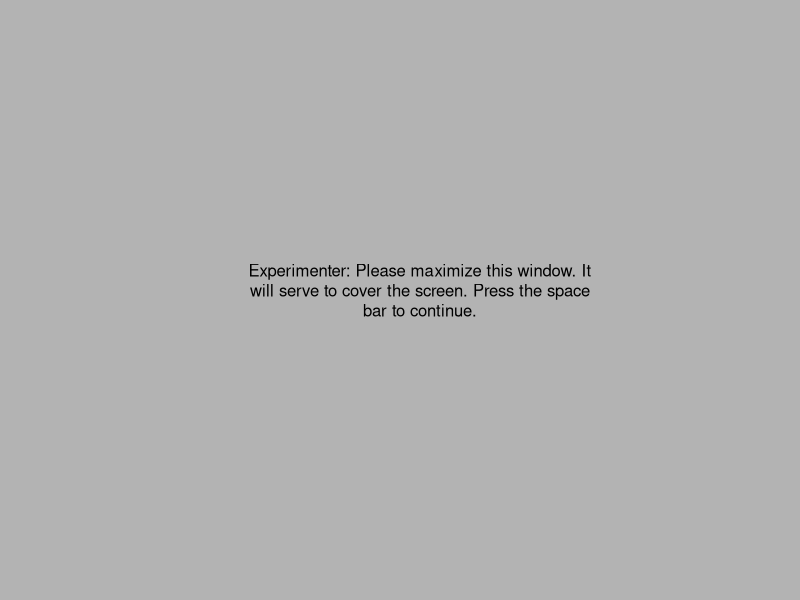

The R source for this figure: (Note: this script raises an error after producing the figure.)
# CanonicalHighlighting.R
# John K. Kruschke, August 2008.

# Clear all memory first
rm(list=ls(all=TRUE))
graphics.off()

#==============================================================================
# Define functions for use in experiment command sequence at end of file.


# Specify cue words. From Kruschke 2001 JEPLMC.
cueWordMat = matrix( c( "snake", "robin", "whale", "puppy", "skunk", "trout",
                      "child", "mouse", "ocean", "tulip", "piano", "arrow" ),
                      nrow=2 , byrow=T )
nCueSets = dim(cueWordMat)[1]
nWordsPerSet = dim(cueWordMat)[2]
# Randomly permute whole rows:
cueWordMat = cueWordMat[ sample(1:nCueSets) , ]
# Randomly permute columns within rows:
for ( rowIdx in 1:nCueSets ) {
    cueWordMat[ rowIdx , ] = cueWordMat[ rowIdx , sample(1:nWordsPerSet) ]
}
permCueWords = cueWordMat[ 1 , ]
names( permCueWords ) = c( "PE1", "I1", "PL1", "PE2", "I2", "PL2" )


# Specify the response keys:
respKeys = c("F","G","H","J")
# Permute response keys
permRespKeys = respKeys[ sample(1:length(respKeys)) ]
names( permRespKeys ) = c( "E1", "L1", "E2", "L2" )
halfBoxWidth = .4 # for plotting response key boxes


# Function for pausing for a certain duration.
pause = function( pauseDuration ) {
    pauseStart = proc.time()[3]
    waitSoFar = proc.time()[3] - pauseStart 
    while( waitSoFar < pauseDuration ) {
        waitSoFar = proc.time()[3] - pauseStart
    }
}


# Function for displaying cues.
displayCues = function( thisTrialVec , cueWords=permCueWords , instructWd=50 ,
                        rndmsd=(trialIdx*subjN) ) { # Original had rndmsd=(trialIdx*17)
    glim = 1 # Axis limit for graphical plots: xlim=c(-glim,glim)
    par( bg="grey70" ) # Set plot background to grey for all plots.
    par( pty="s" ) # square plotting region for cues.
    # make blank plot
    plot( x=0 , y=0 , xlim=c(-glim,glim) , ylim=c(-glim,glim) , type="n" ,
          bty="n" , xaxt="n" , yaxt="n" , xlab="" , ylab="" , ask=F )
          
    # Determine cue words to present
    thisCueString = NULL
    for ( wIdx in 1:length(cueWords) ) {
        if ( thisTrialVec[wIdx] == 1 ) {
           thisCueString = c( thisCueString , cueWords[wIdx] )
        }
    }
    # Permute the presentation order
    set.seed( rndmsd )
    thisCueString = thisCueString[ sample( 1:length(thisCueString) ) ]
    # Convert messageText to wrapped lines, and display them:
    displayText = paste( strwrap( thisCueString , width=instructWd ) ,
                         collapse="\n\n" )
    text( 0 , 0 , displayText , cex=3 )
}


# Function for displaying response buttons.
displayRespButtons = function( keys=respKeys , hbw=halfBoxWidth ) {
    nResp = length(keys)
    # Make blank plot.
    # par( new=T ) # Do not clear previous plot.
    par( pty="m" ) # maximal plotting region for response buttons.
    par( cex.main = 2.0 , cex.sub = 2.0 )
    plot( nResp*(0:1) , 0:1 , type="n" , bty="n" , xaxt="n" , yaxt="n" ,
		  xlab="" , ylab="" , main="" )
    title( main="Press your choice on the keyboard:" )
    # Draw response boxes
    for ( rIdx in 1:nResp ) {
        rect( rIdx-.5-.8*hbw , .5-hbw , rIdx-.5+.8*hbw , .5+hbw , col="white" )
        text( rIdx-.5 , .5 , keys[rIdx] , adj=c(.5,.5) , cex=2.0 )
    }
}


# Function for displaying correct response.
displayCorrResp = function( cr , choice , keys=respKeys , hbw=halfBoxWidth ) {
    if ( cr != "*" ) { # if training trial
       Acc = ( cr == choice )
    } else { # if testing trial
       Acc = -1
    }
    nResp = length(keys)
    # Make blank plot.
    # par( new=T ) # Do not clear previous plot.
    par( pty="m" ) # maximal plotting region for response buttons.
    par( cex.main = 2.0 , cex.sub = 2.0 )
    plot( nResp*(0:1) , 0:1 , type="n" , bty="n" , xaxt="n" , yaxt="n" ,
		  xlab="" , ylab="" , main="" )
    if ( Acc == T ) {
       mainText = paste("CORRECT! Correct response is:")
    }
    if ( Acc == F ) {
       alarm()
       mainText = paste("WRONG! Correct response is:")
    }
    if ( Acc == -1 ) {
       mainText = paste("Your response has been recorded.")
    }
    title( main=mainText , sub="PRESS SPACE BAR TO CONTINUE" )
    # Draw response boxes
    for ( rIdx in 1:nResp ) {
      if ( cr == keys[rIdx] ) {
        rect( rIdx-.5-.8*hbw , .5-hbw , rIdx-.5+.8*hbw , .5+hbw , col="white" ,
              lwd=5 )
        text( rIdx-.5 , .5 , keys[rIdx] , adj=c(.5,.5) , cex=2.0 )
      } else { # if rIdx != cr
        rect( rIdx-.5-.8*hbw , .5-hbw , rIdx-.5+.8*hbw , .5+hbw , col="grey" )
        text( rIdx-.5 , .5 , keys[rIdx] , adj=c(.5,.5) , cex=2.0 , col="grey" )
      }
    }
}


# Function for what to do when choice keypress is made.
choiceKeybd = function( key , allowKeys = respKeys ) {
    key = toupper( key ) # convert to upper case
    if ( !any( key == allowKeys ) ) { return( NULL ) }
    endRT <<- proc.time()[3] # change value of endRT in global environment
    choice <<- key # change value of choice in global environment
    return( choice )
}

# Function for what to do when study keypress is made.
studyKeybd = function( key , allowKeys = " " ) {
    key = toupper( key ) # convert to upper case; does nothing to space " ".
    if ( !any( key == allowKeys ) ) { return( NULL ) }
    endST <<- proc.time()[3] # change value of endST in global environment
    return( endST )
}

interTrialInterval = function( dur = 1.0 ) {    
    plot( 0:1 , 0:1 , type="n" , bty="n" , xaxt="n" , yaxt="n" ,
		  xlab="" , ylab="" , main="" )
    plot( 0:1 , 0:1 , type="n" , bty="n" , xaxt="n" , yaxt="n" ,
		  xlab="" , ylab="" , main="" )
    pause( dur )
}

displayInstruct = function( messageText , instructWd = 45 ) {
    # Make blank plot:
    par( bg="grey70" ) # Set plot background to grey
    par( pty="m" ) # maximal plotting region for text.
    plot( x=0 , y=0 , xlim=c(-1,1) , ylim=c(-1,1) , type="n" ,
          bty="n" , xaxt="n" , yaxt="n" , xlab="" , ylab="" , ask=F )
    # Convert messageText to wrapped lines, and display them:
    displayText = paste( strwrap( messageText , width=instructWd ) ,
                         collapse="\n" )
    text( 0 , 0 , displayText , cex=2 )
    # Display response prompt:
    par( cex.main = 2.0 , cex.sub = 2.0 )
    plot( 0:1 , 0:1 , type="n" , bty="n" , xaxt="n" , yaxt="n" ,
		  xlab="" , ylab="" , main="" )
    title( sub="PRESS SPACE BAR TO CONTINUE" )
    # Wait for space bar press:
    getGraphicsEvent( prompt="" , onKeybd = studyKeybd )
}

displayBlankWindow = function() {
    # Make blank plot:
    par( bg="grey70" ) # Set plot background to grey
    par( pty="m" ) # maximal plotting region for text.
    plot( x=0 , y=0 , xlim=c(-1,1) , ylim=c(-1,1) , type="n" ,
          bty="n" , xaxt="n" , yaxt="n" , xlab="" , ylab="" , ask=F )
    # Convert messageText to wrapped lines, and display them:
    messageText = "Experimenter: Please maximize this window. It will serve
                  to cover the screen. Press the space bar to continue."
    displayText = paste( strwrap( messageText , width=50 ) ,
                         collapse="\n" )
    text( 0 , 0 , displayText , cex=1 )
    # Wait for space bar press:
    getGraphicsEvent( prompt="" , onKeybd = studyKeybd )
}

#==============================================================================
# Specify design and trial sequence.



# Get subject number, which determines design condition:
pathname = "CanonicalHighlightingData"
try( dir.create(pathname) , silent=TRUE )

overwrite = "N"
while ( overwrite != "Y" ) {
    subjN = as.integer( readline("\n\nSpecify the Subject Number: ") )
    filenameroot = paste( "CanonicalHighlighting_" , subjN , "_" , sep="" )
    filelist = dir( path=pathname , pattern=filenameroot )
    if ( length( filelist ) > 0 ) {
        cat("File with this subject number already exists! ")
        overwrite = toupper( readline("Overwrite? (Y/N) ") )
    } else {
        overwrite = "Y"
    }
}

# Specify abstract trial structure.
#   PE1 I1 PL1 PE2 I2 PL2   Resp:E1/L1/E2/L2
blockPh1 = matrix( c(
    rep( c( 1,1,0, 0,0,0,  1 ) , 2 ) , # PE1,I1 -> E1
    rep( c( 0,1,1, 0,0,0,  2 ) , 0 ) , # I1,PL1 -> L1
    rep( c( 0,0,0, 1,1,0,  3 ) , 2 ) , # PE2,I2 -> E2
    rep( c( 0,0,0, 0,1,1,  4 ) , 0 )   # I2,PL2 -> L2
    ) , ncol = 7 , byrow=TRUE )
blockPh2 = matrix( c(
    rep( c( 1,1,0, 0,0,0,  1 ) , 3 ) , # PE1,I1 -> E1
    rep( c( 0,1,1, 0,0,0,  2 ) , 1 ) , # I1,PL1 -> L1
    rep( c( 0,0,0, 1,1,0,  3 ) , 3 ) , # PE2,I2 -> E2
    rep( c( 0,0,0, 0,1,1,  4 ) , 1 )   # I2,PL2 -> L2
    ) , ncol = 7 , byrow=TRUE )
blockPh3 = matrix( c(
    rep( c( 1,1,0, 0,0,0,  1 ) , 1 ) , # PE1,I1 -> E1
    rep( c( 0,1,1, 0,0,0,  2 ) , 3 ) , # I1,PL1 -> L1
    rep( c( 0,0,0, 1,1,0,  3 ) , 1 ) , # PE2,I2 -> E2
    rep( c( 0,0,0, 0,1,1,  4 ) , 3 )   # I2,PL2 -> L2
    ) , ncol = 7 , byrow=TRUE )
blockTst = matrix( c(
    rep( c( 1,1,0, 0,0,0,  1 ) , 2 ) , # PE1,I1 -> E1
    rep( c( 0,1,1, 0,0,0,  2 ) , 2 ) , # I1,PL1 -> L1
    rep( c( 0,0,0, 1,1,0,  3 ) , 2 ) , # PE2,I2 -> E2
    rep( c( 0,0,0, 0,1,1,  4 ) , 2 ) , # I2,PL2 -> L2
    rep( c( 0,1,0, 0,0,0,  0 ) , 1 ) , # I 1
    rep( c( 0,0,0, 0,1,0,  0 ) , 1 ) , # I 2
    rep( c( 1,0,1, 0,0,0,  0 ) , 1 ) , # PE.PL 1/2
    rep( c( 0,0,0, 1,0,1,  0 ) , 1 ) , # PE.PL 2/1
    rep( c( 1,0,0, 0,0,1,  0 ) , 1 ) , # PE.PLo 1/2
    rep( c( 0,0,1, 1,0,0,  0 ) , 1 ) , # PE.PLo 2/1
    rep( c( 1,0,0, 0,0,0,  0 ) , 1 ) , # PE 1
    rep( c( 0,0,0, 1,0,0,  0 ) , 1 ) , # PE 2
    rep( c( 0,0,1, 0,0,0,  0 ) , 1 ) , # PL 1
    rep( c( 0,0,0, 0,0,1,  0 ) , 1 ) , # PL 2
    rep( c( 1,1,1, 0,0,0,  0 ) , 1 ) , # I.PE.PL 1
    rep( c( 0,0,0, 1,1,1,  0 ) , 1 ) , # I.PE.PL 2
    rep( c( 0,1,1, 1,0,0,  0 ) , 1 ) , # I.PEo.PL 1/2
    rep( c( 1,0,0, 0,1,1,  0 ) , 1 ) , # I.PEo.PL 2/1
    rep( c( 1,1,0, 0,0,1,  0 ) , 1 ) , # I.PE.PLo 1/2
    rep( c( 0,0,1, 1,1,0,  0 ) , 1 ) , # I.PE.PLo 2/1
    rep( c( 0,1,0, 1,0,1,  0 ) , 1 ) , # I.PEo.PLo 1/2
    rep( c( 1,0,1, 0,1,0,  0 ) , 1 ) , # I.PEo.PLo 2/1
    rep( c( 0,1,0, 1,0,0,  0 ) , 1 ) , # I.PEo 1/2
    rep( c( 1,0,0, 0,1,0,  0 ) , 1 ) , # I.PEo 2/1
    rep( c( 0,1,0, 0,0,1,  0 ) , 1 ) , # I.PLo 1/2
    rep( c( 0,0,1, 0,1,0,  0 ) , 1 )   # I.PLo 2/1
    ) , ncol = 7 , byrow=TRUE )

NPh1 = 10
NPh2 = 5
NPh3 = NPh1 + NPh2
NTst = 2

trialMat = matrix( 0 , ncol=9 , nrow=0 )
for ( blkIdx in 1:NPh1 ) {
    nTrlPerBlk = dim(blockPh1)[1]
    trialMat = rbind( trialMat , 
                      cbind( rep(1,nTrlPerBlk) , 
                             rep(blkIdx,nTrlPerBlk) , 
                             blockPh1[ sample(1:nTrlPerBlk) , ] ) )
}
for ( blkIdx in 1:NPh2 ) {
    nTrlPerBlk = dim(blockPh2)[1]
    trialMat = rbind( trialMat , 
                      cbind( rep(2,nTrlPerBlk) , 
                             rep(blkIdx,nTrlPerBlk) , 
                             blockPh2[ sample(1:nTrlPerBlk) , ] ) )
}
for ( blkIdx in 1:NPh3 ) {
    nTrlPerBlk = dim(blockPh3)[1]
    trialMat = rbind( trialMat , 
                      cbind( rep(3,nTrlPerBlk) , 
                             rep(blkIdx,nTrlPerBlk) , 
                             blockPh3[ sample(1:nTrlPerBlk) , ] ) )
}
for ( blkIdx in 1:NTst ) {
    nTrlPerBlk = dim(blockTst)[1]
    trialMat = rbind( trialMat , 
                      cbind( rep(4,nTrlPerBlk) , 
                             rep(blkIdx,nTrlPerBlk) , 
                             blockTst[ sample(1:nTrlPerBlk) , ] ) )
}
colnames( trialMat ) = c( "Ph", "Blk" , names(permCueWords) , "CR" )
ntr = dim(trialMat)[1]


#==============================================================================
# Command sequence for running the experiment begins here.

# Open window that will be used as background.
#windows()
displayBlankWindow()

# Open main window in which to display all experiment graphics.
windows() # fine tune this later...
layout( matrix( c( rep(1,2*3) , rep(2,2*1) ) , ncol=2 , byrow=TRUE ) )

screen0text = "
EXPERIMENTER: \n\n Please move this window to the center of the screen.
Move the cursor off to the corner of the screen and move
the mouse away from the reach of the participant.
"

screen1text = "
Thanks for participating in this experiment.
Please turn off cell phones and other personal
electronics. Stow all belongings under the desk.
Please do not take any notes during the experiment.
"

screen2text = "
In this experiment you will see some common words on the
computer screen. Your job is to learn which words indicate which
keys to press. You can press 'F', 'G', 'H', or 'J'. When the words
are presented, you make a guess by pressing one of the keys.
Please locate the F, G, H, and J keys on the keyboard now --- they
are in the middle of the keyboard.
After you make your choice in response to the words,
the correct answer will be displayed.
"

screen3text = "
At first you will just be guessing, but after several repetitions you
can learn which words indicate which keys. The correct keys for the words
never change, so you can achieve perfect accuracy if you try. \n\n At some
times during the experiment, new words may be introduced.
Just learn these new words as accurately as you can.
"

screen4text = "
There are lots of words to go through, but the whole sequence really
takes only about 15 minutes or less (even though it might feel like much
longer!). \n\n If you have questions, please ask the experimenter now.
\n\n PLEASE NOW WAIT FOR THE EXPERIMENTER TO CLOSE THE CURTAIN BEHIND YOU.
"

displayInstruct( screen0text )
audioNtrials = 4
for ( audioTrial in 1:audioNtrials ) {
    screenAtext = paste( "EXPERIMENTER: \n\n Check the audio volume:
                         \n\n Trial " , audioTrial  , ". \n\n
                         A bell or beep will sound when you press the space bar.
                         Adjust the volume of the speakers as needed.
                         This screen will iterate " ,
                         audioNtrials , " times." , sep="" )
    displayInstruct( screenAtext )
    alarm()
}
displayInstruct( "EXPERIMENTER: Seat the participant now." )
displayInstruct( screen1text )
displayInstruct( screen2text )
displayInstruct( screen3text )
displayInstruct( screen4text )

# Prepare data matrix
dataVarNames = c("Subj","Trl",colnames(trialMat),"Chc","Acc","RT","ST")
dataMat = matrix( 0 , nrow=0 , ncol=length(dataVarNames) )
colnames( dataMat ) = dataVarNames

for ( trialIdx in 1:dim(trialMat)[1] ) {

    # Blank screen during inter-trial interval
    interTrialInterval( dur = 0.5 )
    
    # Extract cues and correct response
    cuevec = trialMat[ trialIdx , c("PE1","I1","PL1","PE2","I2","PL2") ]
    cr = permRespKeys[ trialMat[ trialIdx , "CR" ] ]
    if ( length(cr) == 0 ) cr = "*" # if testing trial, put in placeholder

    # Display the cues and response prompt.
    displayCues( cuevec ) 
    displayRespButtons()

    # Wait for response after cues.
    choice = 0
    startRT = proc.time()[3]
    getGraphicsEvent( prompt="" , onKeybd = choiceKeybd )
    #    choice value is set by choiceKeybd
    #    endRT value is set by choiceKeybd
    if ( cr != "*" ) {
       Acc = as.integer( cr == choice )
    } else {
       Acc = NA
    }
    RT = endRT - startRT

    # Display the correct answer.
    displayCues( cuevec ) 
    displayCorrResp( cr , choice )

    # Wait for response after study.
    startST = proc.time()[3]
    getGraphicsEvent( prompt="" , onKeybd = studyKeybd )
    ST = endST - startST  # endST value is set by studyKeybd

    # Append the trial data to the data matrix.
    # dataVarNames = c("Subj","Trl",colnames(trialMat),"Chc","Acc","RT","ST")
    dataMat = rbind( dataMat ,
           c( subjN ,
              trialIdx , trialMat[trialIdx,] ,
              which( permRespKeys == choice ) , Acc ,
              round(RT,3) , round(ST,3) ) )

    show( dataMat ) ; flush.console()


} # end of trial loop

filename = paste( pathname , "/" , filenameroot , "info.txt" , sep="" )
write( paste( "Subject: " , subjN , "\n" ) , file=filename )
write( date() , file=filename , append=TRUE )
write( "\npermCueWords:" , file=filename , append=TRUE )
write( permCueWords , file=filename , append=TRUE )
write( "\npermRespKeys:" , file=filename , append=TRUE )
write( permRespKeys , file=filename , append=TRUE )

filename = paste( pathname , "/" ,  filenameroot , "data.txt" , sep="" )
write.table( dataMat , file=filename , sep="," ,
             row.names = FALSE , col.names = TRUE )

screenEtext = "
That's all! \n\n
Please retrieve any personal belongings from under the desk.
So as not to disturb other participants still doing the experiment,
please QUIETLY go to the front reception area. Tell the experimenter
that you are finished. The experimenter can tell you more about the
purpose of the experiment if you like.
\n\n Thanks again for participating!
"

displayInstruct( screenEtext )


#==============================================================================
# End of program.
